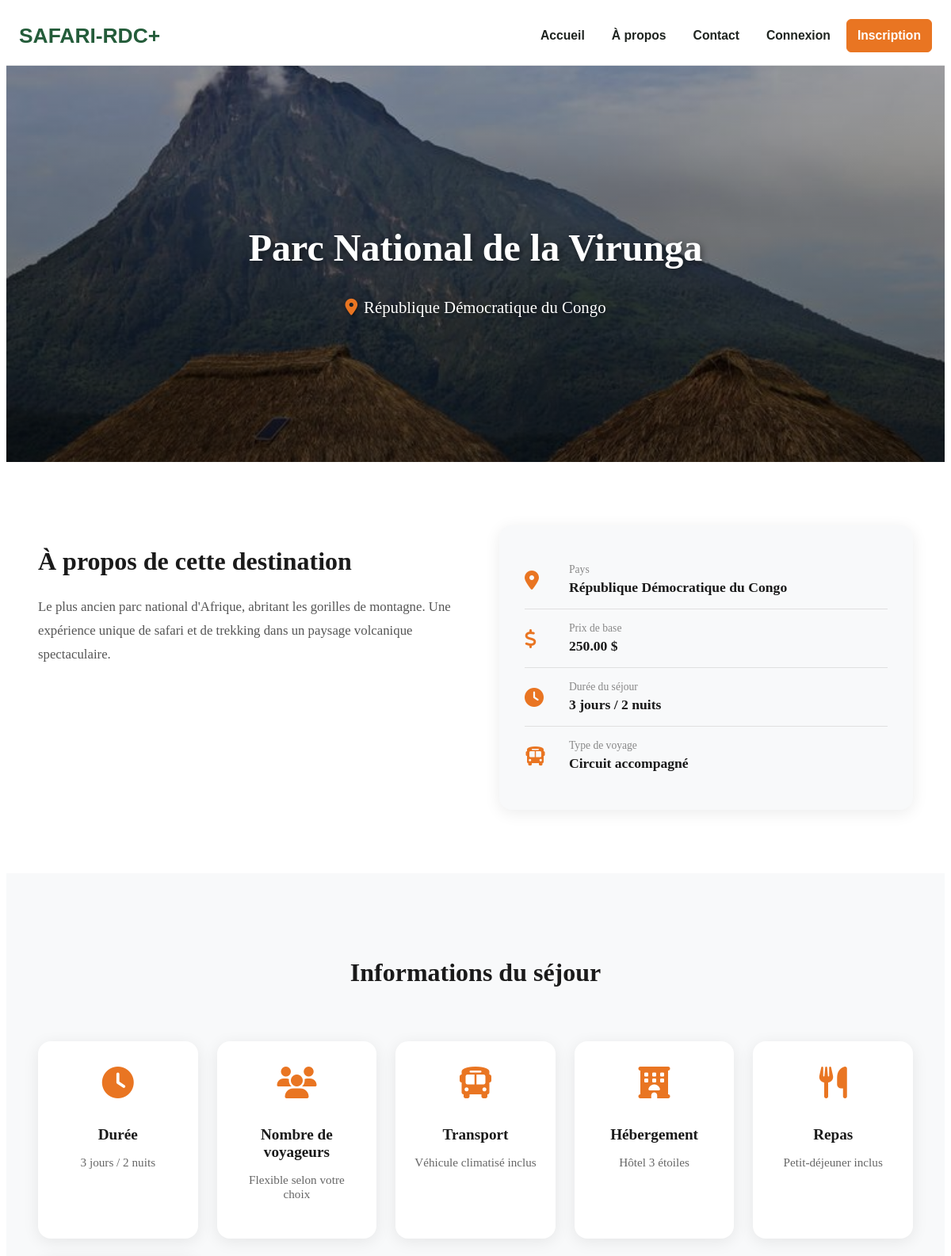
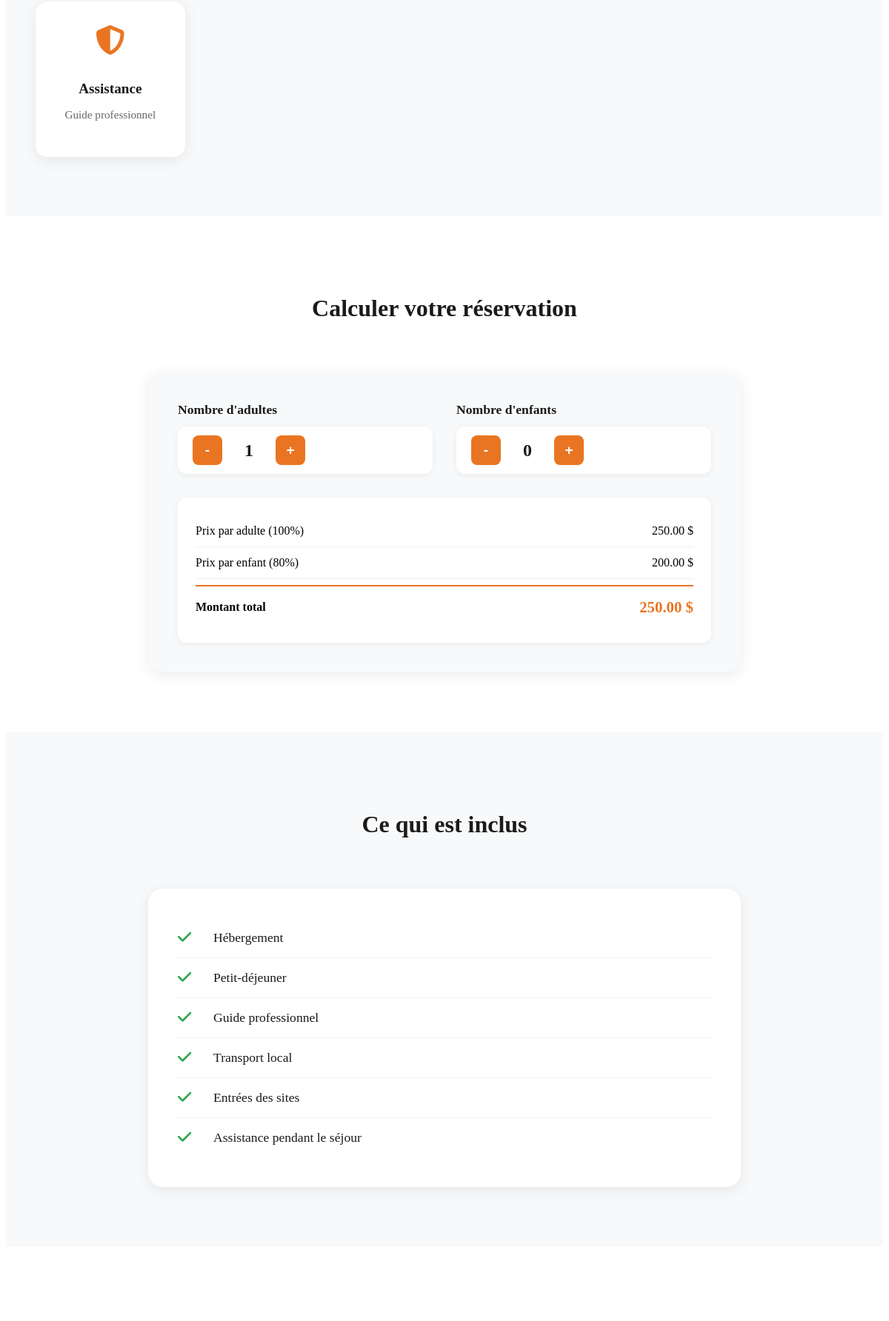
/details_destination.php?id=1 (upper part), run on the app's committed database (2 pictures, top to bottom).
### tables this page shows
CREATE TABLE IF NOT EXISTS destinations (
    id INT AUTO_INCREMENT PRIMARY KEY,
    nom VARCHAR(255) NOT NULL,
    pays VARCHAR(255) NOT NULL,
    description TEXT NOT NULL,
    prix DECIMAL(10, 2) NOT NULL,
    image VARCHAR(500) NOT NULL,
    created_at TIMESTAMP DEFAULT CURRENT_TIMESTAMP
);

### details_destination.php (the view, shortened to what this page needs)
<?php
require_once __DIR__ . '/BASE_DES_DONNEES/db.php';
$destination = null;
$id = isset($_GET['id']) ? (int)$_GET['id'] : 0;
if ($id > 0) {
    $stmt = $conn->prepare('SELECT id, nom, pays, description, prix, image FROM destinations WHERE id = ?');
    if ($stmt) {
        $stmt->bind_param('i', $id);
        $stmt->execute();
        $result = $stmt->get_result();
        if ($result) {
            $destination = $result->fetch_assoc();
        }
    }
}
?>
<!DOCTYPE html>
<html lang="fr">
<head>
    <link rel="stylesheet" href="CSS/destination.css?v=1.0">
    <link rel="stylesheet" href="CSS/header.css?v=1.0">
    <link rel="stylesheet" href="https://cdnjs.cloudflare.com/ajax/libs/font-awesome/6.4.0/css/all.min.css">
</head>
<body>
<?php include 'INCLUDE/header.php'; ?>
<?php if ($destination): ?>
    <section class="detail-hero">
        <div class="hero-background">
            <img src="<?= htmlspecialchars($destination['image']) ?>" alt="<?= htmlspecialchars($destination['nom']) ?>">
            <div class="hero-overlay"></div>
        </div>
        <div class="hero-content">
            <h1><?= htmlspecialchars($destination['nom']) ?></h1>
            <p class="hero-country"><i class="fas fa-map-marker-alt"></i> <?= htmlspecialchars($destination['pays']) ?></p>
        </div>
    </section>
    <section class="about-section">
        <div class="container">
            <div class="about-grid">
                <div class="about-left">
                    <h2>À propos de cette destination</h2>
                    <div class="about-description">
                        <p><?= nl2br(htmlspecialchars($destination['description'])) ?></p>
                    </div>
                </div>
                <div class="about-right">
                    <div class="info-card">
                        <div class="info-item">
                            <i class="fas fa-map-marker-alt"></i>
                            <div>
                                <span class="info-label">Pays</span>
                                <span class="info-value"><?= htmlspecialchars($destination['pays']) ?></span>
                            </div>
                        </div>
                        <div class="info-item">
                            <i class="fas fa-dollar-sign"></i>
                            <div>
                                <span class="info-label">Prix de base</span>
                                <span class="info-value"><?= number_format($destination['prix'], 2) ?> $</span>
                            </div>
                        </div>
                        <div class="info-item">
                            <i class="fas fa-clock"></i>
                            <div>
                                <span class="info-label">Durée du séjour</span>
                                <span class="info-value">3 jours / 2 nuits</span>
                            </div>
                        </div>
                        <div class="info-item">
                            <i class="fas fa-bus"></i>
                            <div>
                                <span class="info-label">Type de voyage</span>
                                <span class="info-value">Circuit accompagné</span>
                            </div>
                        </div>
                    </div>
                </div>
            </div>
        </div>
    </section>
    <section class="stay-info-section">
        <div class="container">
            <h2 class="section-title">Informations du séjour</h2>
            <div class="stay-info-grid">
                <div class="stay-info-card">
                    <i class="fas fa-clock"></i>
                    <h3>Durée</h3>
                    <p>3 jours / 2 nuits</p>
                </div>
                <div class="stay-info-card">
                    <i class="fas fa-users"></i>
                    <h3>Nombre de voyageurs</h3>
                    <p>Flexible selon votre choix</p>
                </div>
                <div class="stay-info-card">
                    <i class="fas fa-bus"></i>
                    <h3>Transport</h3>
                    <p>Véhicule climatisé inclus</p>
                </div>
                <div class="stay-info-card">
                    <i class="fas fa-hotel"></i>
                    <h3>Hébergement</h3>
                    <p>Hôtel 3 étoiles</p>
                </div>
                <div class="stay-info-card">
                    <i class="fas fa-utensils"></i>
                    <h3>Repas</h3>
                    <p>Petit-déjeuner inclus</p>
                </div>
                <div class="stay-info-card">
                    <i class="fas fa-shield-alt"></i>
                    <h3>Assistance</h3>
                    <p>Guide professionnel</p>
                </div>
            </div>
        </div>
    </section>
    <section class="calculator-section">
        <div class="container">
            <h2 class="section-title">Calculer votre réservation</h2>
            <div class="calculator-card">
                <div class="calculator-grid">
                    <div class="counter-group">
                        <label>Nombre d'adultes</label>
                        <div class="counter">
                            <button class="counter-btn" onclick="updateCounter('adults', -1)">-</button>
                            <span id="adults-count">1</span>
                            <button class="counter-btn" onclick="updateCounter('adults', 1)">+</button>
                        </div>
                    </div>
                    <div class="counter-group">
                        <label>Nombre d'enfants</label>
                        <div class="counter">
                            <button class="counter-btn" onclick="updateCounter('children', -1)">-</button>
                            <span id="children-count">0</span>
                            <button class="counter-btn" onclick="updateCounter('children', 1)">+</button>
                        </div>
                    </div>
                </div>
                <div class="price-breakdown">
                    <div class="price-row">
                        <span>Prix par adulte (100%)</span>
                        <span id="adult-price"><?= number_format($destination['prix'], 2) ?> $</span>
                    </div>
                    <div class="price-row">
                        <span>Prix par enfant (80%)</span>
                        <span id="child-price"><?= number_format($destination['prix'] * 0.8, 2) ?> $</span>
                    </div>
                    <div class="price-row total">
                        <span>Montant total</span>
                        <span id="total-price"><?= number_format($destination['prix'], 2) ?> $</span>
                    </div>
                </div>
            </div>
        </div>
    </section>
    <section class="included-section">
        <div class="container">
            <h2 class="section-title">Ce qui est inclus</h2>
            <div class="included-card">
                <div class="included-item">
                    <i class="fas fa-check"></i>
                    <span>Hébergement</span>
                </div>
                <div class="included-item">
                    <i class="fas fa-check"></i>
                    <span>Petit-déjeuner</span>
                </div>
                <div class="included-item">
                    <i class="fas fa-check"></i>
                    <span>Guide professionnel</span>
                </div>
                <div class="included-item">
                    <i class="fas fa-check"></i>
                    <span>Transport local</span>
                </div>
                <div class="included-item">
                    <i class="fas fa-check"></i>
                    <span>Entrées des sites</span>
                </div>
                <div class="included-item">
                    <i class="fas fa-check"></i>
                    <span>Assistance pendant le séjour</span>
                </div>
            </div>
        </div>
    </section>
    <section class="not-included-section">
    </section>
<?php endif; ?>
</body>
</html>

### INCLUDE/header.php (shortened to what this page needs)
<?php
$siteBase = rtrim(dirname($_SERVER['SCRIPT_NAME']), '/');
$siteBase = str_replace('\\', '/', $siteBase);
$siteBase = preg_replace('#/(ADMIN|include)$#i', '', $siteBase);
$isLoggedIn = isset($_SESSION['Nom_users']);
?>
<header>
    <nav>
        <span class="logo">SAFARI-RDC+</span>
        <ul class="list">
            <?php if (!$isLoggedIn): ?>
                <li><a href="<?= $siteBase ?>/index.php">Accueil</a></li>
                <li><a href="<?= $siteBase ?>/a pros pos.php">À propos</a></li>
                <li><a href="<?= $siteBase ?>/contact.php">Contact</a></li>
                <li><a href="<?= $siteBase ?>/connexion.php">Connexion</a></li>
                <li><a href="<?= $siteBase ?>/inscription.php" class="nav-cta">Inscription</a></li>
        <?php endif; ?>
        </ul>
    </nav>
</header>

### CSS/header.css (style rules this page uses)
:root { --orange: #e97522; --orange-dark: #b85c00; --green: #245c3a; --ink: #1f2420; --muted: #606866; --cream: #fff8f0; --paper: #ffffff; --line: rgba(31, 36, 32, 0.12); --shadow: 0 18px 45px rgba(31, 36, 32, 0.14); }
* { box-sizing: border-box; }
img { display: block; max-width: 100%; }
a { color: inherit; }
header { position: sticky; top: 0; z-index: 200; font-family: 'Poppins', sans-serif; background: rgba(255, 255, 255, 0.94); border-bottom: 1px solid var(--line); backdrop-filter: blur(12px); }
nav { width: min(1180px, calc(100% - 32px)); min-height: 74px; margin: 0 auto; display: flex; align-items: center; justify-content: space-between; gap: 24px; transition: min-height 0.25s ease, box-shadow 0.25s ease; }
.logo { color: var(--green); font-family: 'Poppins', sans-serif; font-size: clamp(1.2rem, 2.2vw, 1.75rem); font-weight: 800; letter-spacing: 0; white-space: nowrap; }
.list { display: flex; align-items: center; justify-content: flex-end; gap: 6px; margin: 0; padding: 0; list-style: none; }
nav a { display: inline-flex; align-items: center; justify-content: center; min-height: 42px; padding: 0 13px; border-radius: 6px; color: var(--ink); text-decoration: none; font-family: 'Poppins', sans-serif; font-size: 0.98rem; font-weight: 700; border: 1px solid transparent; transition: color 0.2s ease, background 0.2s ease, border-color 0.2s ease; }
nav a.nav-cta { background: var(--orange); color: #fff; border-color: var(--orange); }

### data on the page
destinations: image (picture), nom "Parc National de la Virunga", pays "République Démocratique du Congo", description "Le plus ancien parc national d'Afrique, abritant les gorilles de montagne. Une expérience unique de safari et de trekking dans un paysage volcanique spectaculaire.", prix "250.00", $destination['prix']*0.8 "200.00"
